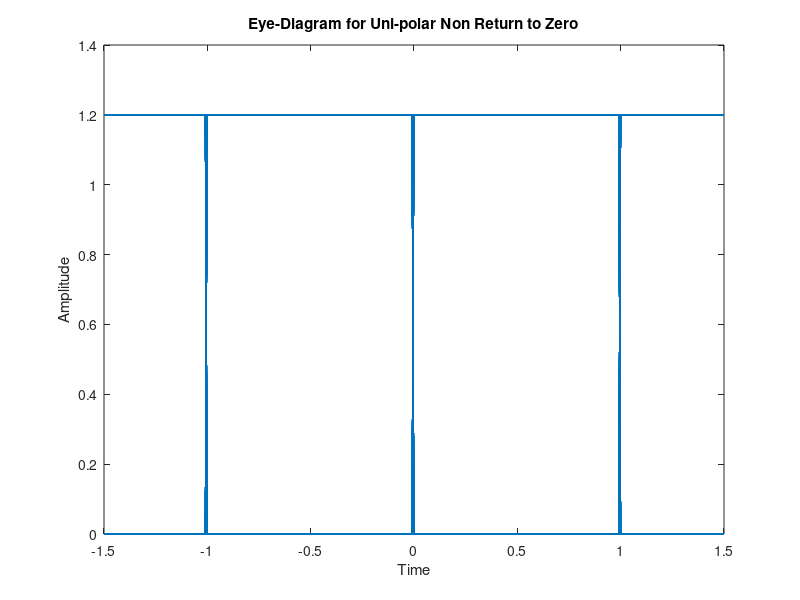
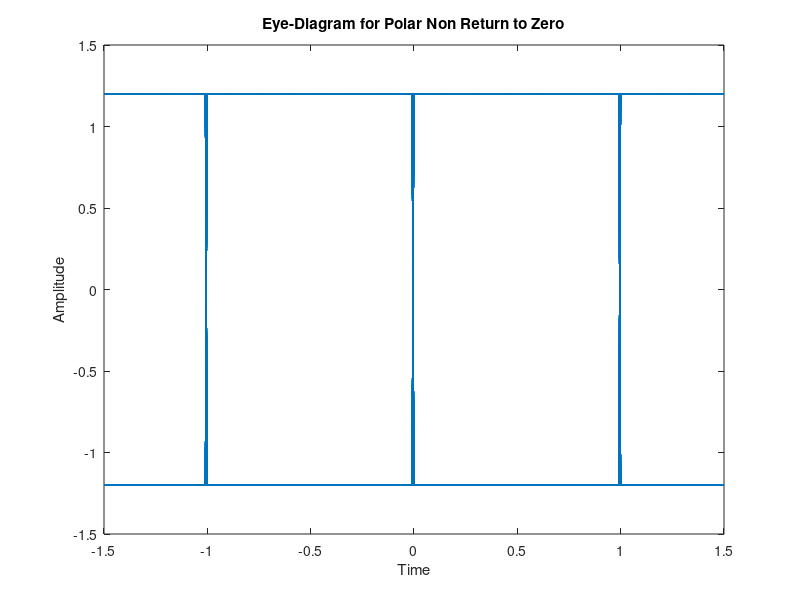
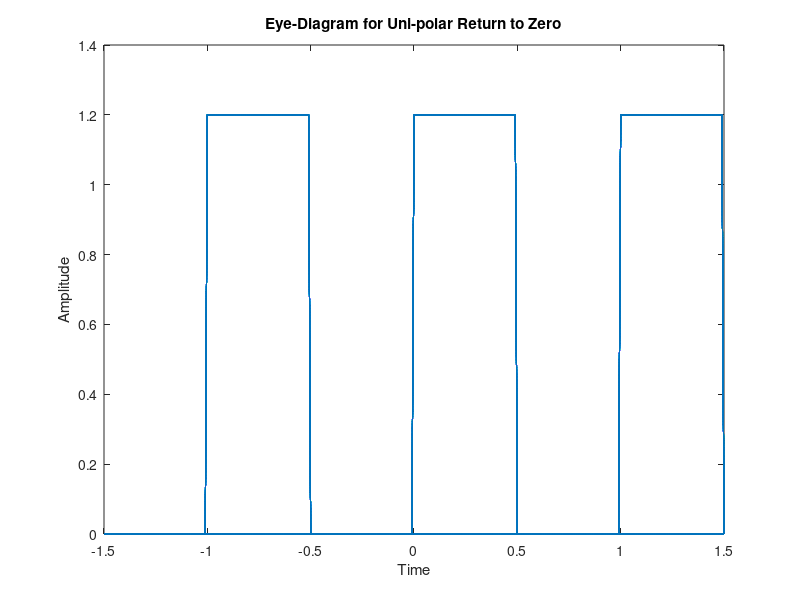
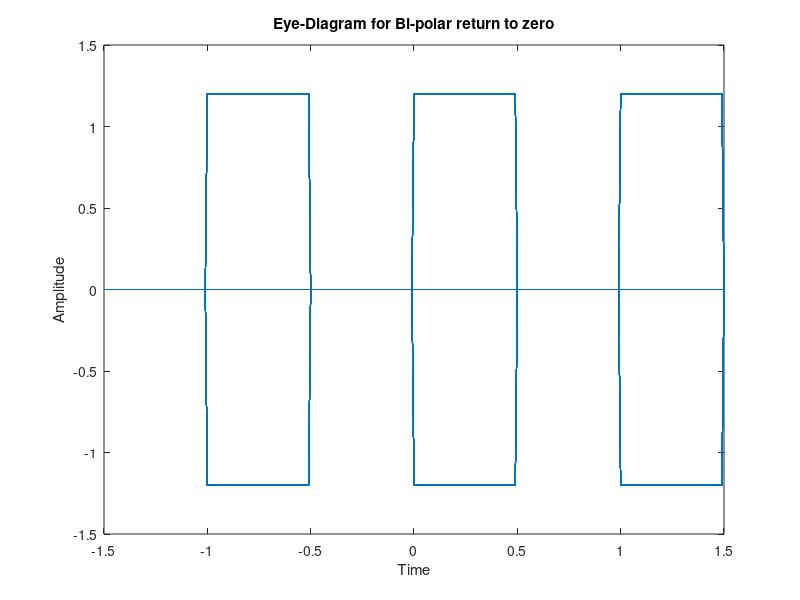

The MATLAB script that drew these images, in order:
%% reset all
rng ('default'); clear ; close all ;

pkg load signal;
pkg load communications;

%% Part_1_Tx_UPNRZ

% Generating_random_stream_of_bits

tx_bit_stream_1 = randi([0, 1], 1,10000); % 10,000 random bits


% Line coding the stream of bits
V_levels_1 = [0 1.2]; % Voltage levels for '0'and '1'
line_coded_stream_1 = V_levels_1(tx_bit_stream_1 + 1); % Assign voltage levels based on bit values
Counter_1=1;
Counter_2=100;
tx_Uni_polar_Non_Return_Zero_signal=zeros(1,1000000);
for Counter_3= 1:length(line_coded_stream_1)
    for Counter_4 =Counter_1:Counter_2
        tx_Uni_polar_Non_Return_Zero_signal(Counter_4)=line_coded_stream_1(Counter_3);
    end
    Counter_1=Counter_1+100;
    Counter_2=Counter_2+100;
end

Counter_11=1;
Counter_22=100;
tx_bit_stream_11=zeros(1,1000000);
for Counter_33= 1:length(tx_bit_stream_1)
    for Counter_44 =Counter_11:Counter_22
        tx_bit_stream_11(Counter_44)=tx_bit_stream_1(Counter_33);
    end
    Counter_11=Counter_11+100;
    Counter_22=Counter_22+100;
end


% Time_Vector
Bits_duration =0.01;
t_1 = 0:Bits_duration:(length(tx_Uni_polar_Non_Return_Zero_signal) * Bits_duration) - Bits_duration;


% Time-Domain Plot
figure (11)
subplot(2,1,1)
plot(t_1,tx_Uni_polar_Non_Return_Zero_signal);
xlabel('Time');
ylabel('Voltage');
title('Uni-polar Non Return to Zero (NRZ) Line Coding Example');
xlim([0 5]);
ylim([-0.5 1.5]);
grid on;

subplot(2,1,2)
plot(t_1,tx_bit_stream_11);
xlabel('Time');
ylabel('Value');
title('The Code');
xlim([0 5]);
ylim([-0.5 1.5]);
grid on;

%Frequency Domain Plot
Fs=1/Bits_duration;
T=10000;
df=1/T;
N=ceil(T/Bits_duration);
if (rem(N,2)==0)
    freq=(-0.5*Fs):df:(0.5*Fs)-df; %even function
else
    freq=-(0.5*Fs-0.5*df):df:(0.5*Fs-0.5*df); %odd function
end
freq_spectrum_1 = abs(fftshift(fft(tx_Uni_polar_Non_Return_Zero_signal))).^2/N;
figure (9)
subplot(2,3,1)
plot(freq,freq_spectrum_1);
xlabel('Frequency');
ylabel('Magnitude squared');
title('Uni-polar Non Return to Zero');
grid on;



% Eye_diagram_plot_using_builtin_function
eyediagram(tx_Uni_polar_Non_Return_Zero_signal,300,3);
title('Eye-Diagram for Uni-polar Non Return to Zero');


% Transmit the signal
rx_Uni_polar_Non_Return_Zero_signal= tx_Uni_polar_Non_Return_Zero_signal;

% Sweep on the value of sigma and calculate BER for each value
sigma_values_1 = linspace(0, max(V_levels_1), 10);
ber_values_1 = zeros(1, length(sigma_values_1));
rx_bit_stream_1 = zeros (1,length(tx_bit_stream_1));
for i = 1:length(sigma_values_1)
    % Add noise to the received signal
    noise_1 = sigma_values_1(i) * randn(1, length(rx_Uni_polar_Non_Return_Zero_signal));
    rx_Uni_polar_Non_Return_Zero_signal_with_noise = rx_Uni_polar_Non_Return_Zero_signal+ noise_1;

    for index = 50:100:length(rx_Uni_polar_Non_Return_Zero_signal_with_noise)

        rx_bit_stream_1((index+50)/100) = (rx_Uni_polar_Non_Return_Zero_signal_with_noise(index )> 0.6);

    end

    % Compare received bit stream with transmitted bit stream and count errors
    num_errors_1 = sum(rx_bit_stream_1 ~= tx_bit_stream_1);
    % Calculate BER for current value of sigma
    ber_values_1(i) = num_errors_1 / length(tx_bit_stream_1);
end

% Plot BER vs. sigma
figure (8)
semilogy(sigma_values_1, ber_values_1);
xlabel('Noise RMS Value (sigma)');
ylabel('Bit Error Rate (BER)');
title('BER vs. Noise RMS Value');
grid on;


%% Part_1_PNRZ

% Generating_random_stream_of_bits

tx_bit_stream_2 = randi([0, 1], 1, 10000); % 10,000 random bits

V_levels_2 = [-1.2 1.2]; % Voltage levels for '0'and '1'
line_coded_stream_2 = V_levels_2(tx_bit_stream_2 + 1); % Assign voltage levels based on bit values
Counter_1=1;
Counter_2=100;
tx_Polar_Non_Return_Zero_signal=zeros(1,1000000);
for Counter_3= 1:length(line_coded_stream_2)
    for Counter_4=Counter_1:Counter_2
        tx_Polar_Non_Return_Zero_signal(Counter_4)=line_coded_stream_2(Counter_3);
    end
    Counter_1=Counter_1+100;
    Counter_2=Counter_2+100;
end

Counter_11=1;
Counter_22=100;
tx_bit_stream_22=zeros(1,1000000);
for Counter_33= 1:length(tx_bit_stream_2)
    for Counter_44 =Counter_11:Counter_22
        tx_bit_stream_22(Counter_44)=tx_bit_stream_2(Counter_33);
    end
    Counter_11=Counter_11+100;
    Counter_22=Counter_22+100;
end

% Time_Vector
Bits_duration =0.01;
t_2 = 0:Bits_duration:(length(tx_Polar_Non_Return_Zero_signal) * Bits_duration) - Bits_duration;


% Time-Domain Plot
figure (12)
subplot(2,1,1)
plot(t_2,tx_Polar_Non_Return_Zero_signal);
xlabel('Time');
ylabel('Voltage');
title('polar Non Return to Zero (NRZ) Line Coding Example');
ylim([-1.5 1.5]);
xlim([0 5]);
grid on;

subplot(2,1,2)
plot(t_2,tx_bit_stream_22);
xlabel('Time');
ylabel('Value');
title('The Code');
xlim([0 5]);
ylim([-0.5 1.5]);
grid on;

%Frequency Domain Plot
Fs=1/Bits_duration;
T=10000;
df=1/T;
N=ceil(T/Bits_duration);
if (rem(N,2)==0)
    freq=(-0.5*Fs):df:(0.5*Fs)-df; %even function
else
    freq=-(0.5*Fs-0.5*df):df:(0.5*Fs-0.5*df); %odd function
end
freq_spectrum_2 = abs(fftshift(fft(tx_Polar_Non_Return_Zero_signal))).^2/N;
figure (9)
subplot(2,3,2)
plot(freq,freq_spectrum_2);
xlabel('Frequency');
ylabel('Magnitude squared');
title('Polar Non Return to Zero');
grid on;


% Eye_diagram_plot_using_builtin_function
eyediagram(tx_Polar_Non_Return_Zero_signal,300,3);
title('Eye-Diagram for Polar Non Return to Zero');

% Transmit the signal
rx_Polar_Non_Return_Zero_signal= tx_Polar_Non_Return_Zero_signal;

% Sweep on the value of sigma and calculate BER for each value
sigma_values_2 = linspace(0, max(V_levels_2), 10);
ber_values_2 = zeros(1, length(sigma_values_2));
rx_bit_stream_2 = zeros (1,length(tx_bit_stream_2));
for i = 1:length(sigma_values_2)
    % Add noise to the received signal
    noise_2 = sigma_values_2(i) * randn(1, length(rx_Polar_Non_Return_Zero_signal));
    rx_Polar_Non_Return_Zero_signal_with_noise = rx_Polar_Non_Return_Zero_signal+ noise_2;

    for index = 50:100:length(rx_Polar_Non_Return_Zero_signal_with_noise)

        rx_bit_stream_2((index+50)/100) = (rx_Polar_Non_Return_Zero_signal_with_noise(index )> 0);

    end

    % Compare received bit stream with transmitted bit stream and count errors
    num_errors_2 = sum(rx_bit_stream_2 ~= tx_bit_stream_2);
    % Calculate BER for current value of sigma
    ber_values_2(i) = num_errors_2 / length(tx_bit_stream_2);
end

% Plot BER vs. sigma
figure (8)
hold all
semilogy(sigma_values_2, ber_values_2);
xlabel('Noise RMS Value (sigma)');
ylabel('Bit Error Rate (BER)');
title('BER vs. Noise RMS Value');
grid on;


%% Part_1_UPRZ


% Generating_random_stream_of_bits

tx_bit_stream_3 = randi([0, 1], 1, 10000); % 10,000 random bits

V_levels_3 = [0 1.2]; % Voltage levels for '0'and '1'
line_coded_stream_3 = V_levels_3(tx_bit_stream_3 + 1); % Assign voltage levels based on bit values

tx_Uni_polar_Return_Zero_signal = zeros(1, 1000000);
for Counter_3 = 1:length(line_coded_stream_3)
    Counter_1 = (Counter_3 - 1) * 100 + 1;
    Counter_2 = Counter_1 + 49;
    tx_Uni_polar_Return_Zero_signal(Counter_1:Counter_2) = line_coded_stream_3(Counter_3); % Set positive half of pulse
    Counter_1 = Counter_2 + 1;
    Counter_2 = Counter_1 + 49;
    tx_Uni_polar_Return_Zero_signal(Counter_1:Counter_2) = 0; % Set negative half of pulse
end


Counter_11=1;
Counter_22=100;
tx_bit_stream_33=zeros(1,1000000);
for Counter_33= 1:length(tx_bit_stream_3)
    for Counter_44 =Counter_11:Counter_22
        tx_bit_stream_33(Counter_44)=tx_bit_stream_3(Counter_33);
    end
    Counter_11=Counter_11+100;
    Counter_22=Counter_22+100;
end

% Time_Vector
Bits_duration =0.01;
t_3 = 0:Bits_duration:(length(tx_Uni_polar_Return_Zero_signal) * Bits_duration) - Bits_duration;


% Time-Domain Plot
figure (13)
subplot(2,1,1)
plot(t_3,tx_Uni_polar_Return_Zero_signal);
xlabel('Time');
ylabel('Voltage');
title('Uni-polar Return to Zero (RZ) Line Coding Example');
ylim([-0.5 1.5]);
xlim([0 5]);
grid on;

subplot(2,1,2)
plot(t_3,tx_bit_stream_33);
xlabel('Time');
ylabel('Value');
title('The Code');
xlim([0 5]);
ylim([-0.5 1.5]);
grid on;

%Frequency Domain Plot
Fs=1/Bits_duration;
T=10000;
df=1/T;
N=ceil(T/Bits_duration);
if (rem(N,2)==0)
    freq=(-0.5*Fs):df:(0.5*Fs)-df; %even function
else
    freq=-(0.5*Fs-0.5*df):df:(0.5*Fs-0.5*df); %odd function
end
freq_spectrum_3 = abs(fftshift(fft(tx_Uni_polar_Return_Zero_signal))).^2/N;
figure (9)
subplot(2,3,3)
plot(freq,freq_spectrum_3);
xlabel('Frequency');
ylabel('Magnitude squared');
title('Uni-polar Return to Zero');
grid on;



% Eye_diagram_plot_using_builtin_function
eyediagram(tx_Uni_polar_Return_Zero_signal,300,3);
title('Eye-Diagram for Uni-polar Return to Zero')

% Transmit the signal
rx_Uni_polar_Return_Zero_signal= tx_Uni_polar_Return_Zero_signal;

% Sweep on the value of sigma and calculate BER for each value
sigma_values_3 = linspace(0, max(V_levels_3), 10);
ber_values_3 = zeros(1, length(sigma_values_3));
rx_bit_stream_3 = zeros (1,length(tx_bit_stream_3));
for i = 1:length(sigma_values_3)
    % Add noise to the received signal
    noise_3 = sigma_values_3(i) * randn(1, length(rx_Uni_polar_Return_Zero_signal));
    rx_Uni_polar_Return_Zero_signal_with_noise = rx_Uni_polar_Return_Zero_signal+ noise_3;

    for index = 50:100:length(rx_Uni_polar_Return_Zero_signal_with_noise)

        rx_bit_stream_3((index+50)/100) = (rx_Uni_polar_Return_Zero_signal_with_noise(index )> 0.6);

    end

    % Compare received bit stream with transmitted bit stream and count errors
    num_errors_3 = sum(rx_bit_stream_3 ~= tx_bit_stream_3);
    % Calculate BER for current value of sigma
    ber_values_3(i) = num_errors_3 / length(tx_bit_stream_3);
end

% Plot BER vs. sigma
figure (8)
hold all
semilogy(sigma_values_3, ber_values_3);
xlabel('Noise RMS Value (sigma)');
ylabel('Bit Error Rate (BER)');
title('BER vs. Noise RMS Value');
grid on;


%% Part_1_BPRZ

% Generating_random_stream_of_bits
tx_bit_stream_4 = randi([0, 1], 1, 10000); % 10,000 random bits
V_levels_4 = [0 1.2]; % Voltage levels for '0'and '1'
line_coded_stream_4 = V_levels_4(tx_bit_stream_4 + 1); % Assign voltage levels based on bit values

tx_Bi_Polar_Return_Zero_Signal=zeros(1, 1000000);
Flagg=1.2;
for Counter_3 = 1:length(line_coded_stream_4)
    Counter_1 = (Counter_3 - 1) * 100 + 1;
    Counter_2 = Counter_1 + 49;
    if(line_coded_stream_4(Counter_3)>0)
        tx_Bi_Polar_Return_Zero_Signal(Counter_1:Counter_2) = Flagg;% Set positive half of pulse
        Flagg=-1*Flagg;
        Counter_1 = Counter_2 + 1;
        Counter_2 = Counter_1 + 49;
        tx_Bi_Polar_Return_Zero_Signal(Counter_1:Counter_2) = 0; % Set negative half of pulse
    end
end


Counter_11=1;
Counter_22=100;
tx_bit_stream_44=zeros(1,1000000);
for Counter_33= 1:length(tx_bit_stream_4)
    for Counter_44 =Counter_11:Counter_22
        tx_bit_stream_44(Counter_44)=tx_bit_stream_4(Counter_33);
    end
    Counter_11=Counter_11+100;
    Counter_22=Counter_22+100;
end

% Time_Vector
Bits_duration =0.01;
t_4 = 0:Bits_duration:(length(tx_Bi_Polar_Return_Zero_Signal) * Bits_duration) - Bits_duration;

% Time-Domain Plot
figure (14)
subplot(2,1,1)
plot(t_4,tx_Bi_Polar_Return_Zero_Signal);
xlabel('Time');
ylabel('Voltage');
title('Bi-polar return to zero (BPRZ) Line Coding Example');
ylim([-1.5 1.5]);
xlim([0 5]);
grid on;

subplot(2,1,2)
plot(t_4,tx_bit_stream_44);
xlabel('Time');
ylabel('Value');
title('The Code');
xlim([0 5]);
ylim([-0.5 1.5]);
grid on;

%Frequency Domain Plot
Fs=1/Bits_duration;
T=10000;
df=1/T;
N=ceil(T/Bits_duration);
if (rem(N,2)==0)
    freq=(-0.5*Fs):df:(0.5*Fs)-df; %even function
else
    freq=-(0.5*Fs-0.5*df):df:(0.5*Fs-0.5*df); %odd function
end
freq_spectrum_4 = abs(fftshift(fft(tx_Bi_Polar_Return_Zero_Signal))).^2/N;
figure (9)
subplot(2,3,4)
plot(freq,freq_spectrum_4);
xlabel('Frequency');
ylabel('Magnitude squared');
title('Bi-polar return to zero');
grid on;



% Eye_diagram_plot_using_builtin_function
eyediagram(tx_Bi_Polar_Return_Zero_Signal,300,3);
title('Eye-Diagram for Bi-polar return to zero');

% Transmit the signal
rx_Bi_Polar_Return_Zero_signal= tx_Bi_Polar_Return_Zero_Signal;

% Sweep on the value of sigma and calculate BER for each value
sigma_values_4 = linspace(0, max(V_levels_4), 10);
ber_values_4 = zeros(1, length(sigma_values_4));
errors_detected_Bi_Polar = zeros(1, length(sigma_values_4));
for i = 1:length(sigma_values_4)
    % Add noise to the received signal
    noise_4 = sigma_values_4(i) * randn(1, length(rx_Bi_Polar_Return_Zero_signal));
    rx_Bi_Polar_Return_Zero_signal_with_noise = rx_Bi_Polar_Return_Zero_signal+ noise_4;
    rx_bit_stream_4 = zeros (1,length(tx_bit_stream_4));
    rx_signed_bit_stream_4 = zeros (1,length(tx_bit_stream_4));

    for index = 50:100:length(rx_Bi_Polar_Return_Zero_signal_with_noise)

        rx_bit_stream_4((index+50)/100) = (abs (rx_Bi_Polar_Return_Zero_signal_with_noise(index ))> 0.6 );

        if ((rx_Bi_Polar_Return_Zero_signal_with_noise(index ))> 0.6 )
            rx_signed_bit_stream_4((index+50)/100) = 1;
        elseif ((rx_Bi_Polar_Return_Zero_signal_with_noise(index )) < -0.6 )
            rx_signed_bit_stream_4((index+50)/100) = - 1;
        end

    end
    pre=-1;
    % Error Detection in Bi-polar Return to Zero
    for b=1:length(rx_signed_bit_stream_4)
        if  rx_signed_bit_stream_4(b) ~= 0
            now =  rx_signed_bit_stream_4(b);
            if now == pre
                errors_detected_Bi_Polar(i) = errors_detected_Bi_Polar (i) + 1;
            end
            pre = now;
        end
    end

    % Compare received bit stream with transmitted bit stream and count errors
    num_errors_4 = sum(rx_bit_stream_4 ~= tx_bit_stream_4);
    % Calculate BER for current value of sigma
    ber_values_4(i) = num_errors_4 / length(tx_bit_stream_4);
    % errors_detected(i) = errors_detected(i) / length(tx_bit_stream_4);
end

% Plot BER vs. sigma
figure (8)
hold all
semilogy(sigma_values_4, ber_values_4);
xlabel('Noise RMS Value (sigma)');
ylabel('Bit Error Rate (BER)');
title('BER vs. Noise RMS Value');
grid on;

% Plot Errors vs. sigma
figure (10)
plot(sigma_values_4,ber_values_4*10000,sigma_values_4,errors_detected_Bi_Polar);
legend ('Real','Detected');
xlabel('Noise RMS Value (sigma)');
ylabel('Numbers of Errors');
title('Bi-polar return to zero (Real Errors vs. Errors Detected)');
grid on;


%% Part_1_Tx_MAN

% Generating_random_stream_of_bits

tx_bit_stream_5 = randi([0, 1], 1, 10000); % 10,000 random bits
V_levels_5 = [-1.2 1.2]; % Voltage levels for '0'and '1'
line_coded_stream_5 = V_levels_5(tx_bit_stream_5 + 1); % Assign voltage levels based on bit values

Counter_1=1;
Counter_2=100;
tx_MAN_Signal=zeros(1, 1000000);
for Counter_3 = 1:length(line_coded_stream_5)
    Counter_1 = (Counter_3 - 1) * 100 + 1;
    Counter_2 = Counter_1 + 49;
    tx_MAN_Signal(Counter_1:Counter_2) = line_coded_stream_5(Counter_3); % Set positive half of pulse
    Counter_1 = Counter_2 + 1;
    Counter_2 = Counter_1 + 49;
    tx_MAN_Signal(Counter_1:Counter_2) = -line_coded_stream_5(Counter_3); % Set negative half of pulse
end

Counter_11=1;
Counter_22=100;
tx_bit_stream_55=zeros(1,1000000);
for Counter_33= 1:length(tx_bit_stream_5)
    for Counter_44 =Counter_11:Counter_22
        tx_bit_stream_55(Counter_44)=tx_bit_stream_5(Counter_33);
    end
    Counter_11=Counter_11+100;
    Counter_22=Counter_22+100;
end

% Time_Vector
Bits_duration =0.01;
t_5 = 0:Bits_duration:(length(tx_MAN_Signal) * Bits_duration) - Bits_duration;

% Time-Domain Plot
figure (15)
subplot(2,1,1)
plot(t_5,tx_MAN_Signal);
xlabel('Time');
ylabel('Voltage');
title('Manchester Line Coding Example');
xlim([0 5]);
ylim([-1.5 1.5]);
grid on;


subplot(2,1,2)
plot(t_5,tx_bit_stream_55);
xlabel('Time');
ylabel('Value');
title('The Code');
xlim([0 5]);
ylim([-0.5 1.5]);
grid on;

%Frequency Domain Plot
Fs=1/Bits_duration;
T=10000;
df=1/T;
N=ceil(T/Bits_duration);
if (rem(N,2)==0)
    freq=(-0.5*Fs):df:(0.5*Fs)-df; %even function
else
    freq=-(0.5*Fs-0.5*df):df:(0.5*Fs-0.5*df); %odd function
end
freq_spectrum_5 = abs(fftshift(fft(tx_MAN_Signal))).^2/N;
figure (9)
subplot(2,3,5)
plot(freq,freq_spectrum_5);
xlabel('Frequency');
ylabel('Magnitude squared');
title('Manchester');
grid on;



% Eye_diagram_plot_using_builtin_function
eyediagram(tx_MAN_Signal,300,3);
title('Eye-Diagram for Manchester');

% Transmit the signal
rx_MAN_Signal= tx_MAN_Signal;

% Sweep on the value of sigma and calculate BER for each value
sigma_values_5 = linspace(0, max(V_levels_5), 10);
ber_values_5 = zeros(1, length(sigma_values_5));
rx_bit_stream_5 = zeros (1,length(tx_bit_stream_5));
for i = 1:length(sigma_values_5)
    % Add noise to the received signal
    noise_5 = sigma_values_5(i) * randn(1, length(rx_MAN_Signal));
    rx_MAN_Signal_with_noise = rx_MAN_Signal+ noise_5;

    for index = 50:100:length(rx_MAN_Signal_with_noise)

        rx_bit_stream_5((index+50)/100) = (rx_MAN_Signal_with_noise(index )> 0);

    end

    % Compare received bit stream with transmitted bit stream and count errors
    num_errors_5 = sum(rx_bit_stream_5 ~= tx_bit_stream_5);
    % Calculate BER for current value of sigma
    ber_values_5(i) = num_errors_5 / length(tx_bit_stream_5);
end

% Plot BER vs. sigma
figure (8)
hold all
semilogy(sigma_values_5, ber_values_5);
legend ("UPNRZ","PNRZ","UPRZ","BPRZ","MAN")
xlabel('Noise RMS Value (sigma)');
ylabel('Bit Error Rate (BER)');
title('BER vs. Noise RMS Value');
grid on;
